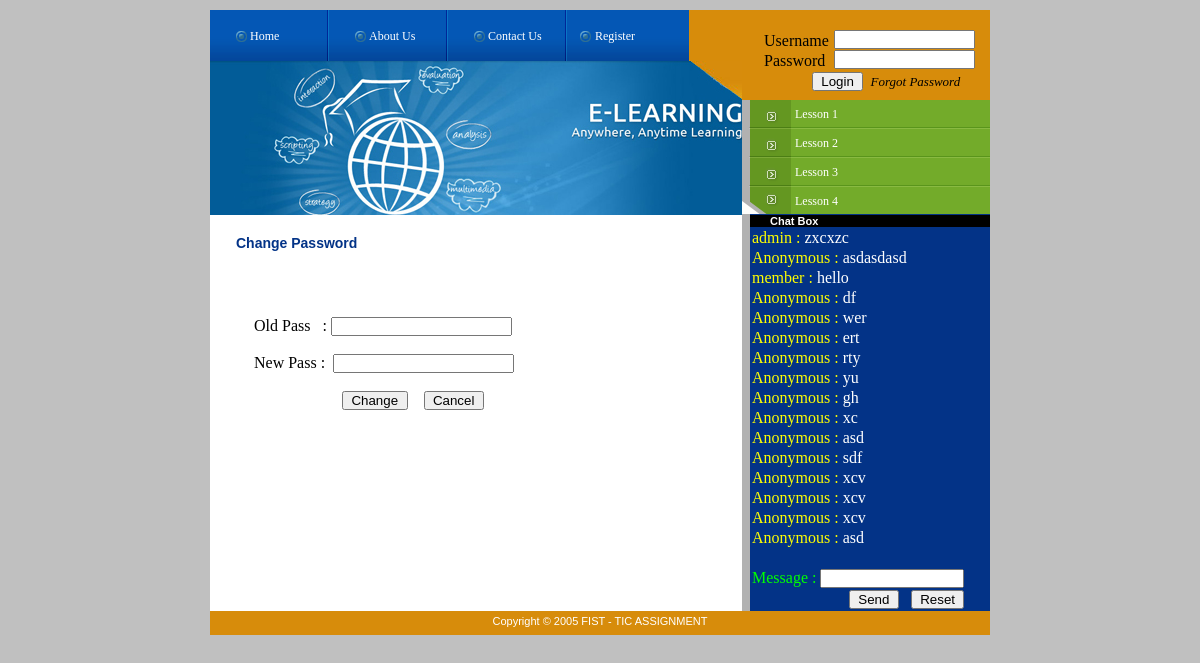
Screenshot of /change.php with the database file from the repository.
### tables this page shows
CREATE TABLE IF NOT EXISTS `chat` (
  `cid` int(11) NOT NULL AUTO_INCREMENT,
  `cname` text NOT NULL,
  `cdetail` text NOT NULL,
  PRIMARY KEY (`cid`)
);

### change.php (the view, shortened to what this page needs)
<!DOCTYPE html PUBLIC "-//W3C//DTD XHTML 1.0 Transitional//EN" "http://www.w3.org/TR/xhtml1/DTD/xhtml1-transitional.dtd">
<html xmlns="http://www.w3.org/1999/xhtml">
<head>
<link href="style.css" rel="stylesheet" type="text/css" />
</head>
<body>
<div id="central">
<div id="header"></div>
	<?php
		if(!isset($_SESSION["uid"]))
		{
			?>
				<ul id="navtop">
					<li><a id="nt1" href="index.php">Home</a></li>
					<li><a id="nt2" href="#">About Us</a></li>
					<li><a id="nt3" href="contactus.php">Contact Us</a></li>
					<li><a id="nt4" href="register.php">Register</a></li>
				</ul>
			<?php
		}
	?>
	<div id="searchspacer"></div>
	<div id="searchbox">
		<?php
		if(!isset($_SESSION["uid"]))
		{
		?>
		<form method="POST">
		<table>
			<tr>
				<td>
					Username
					<input  name="user" type="text" size="15" style="margin-left:70px;margin-top:-20px;"/>
				</td>
			</tr>
			<tr>
				<td>
					Password
					<input  name="pass" type="password" size="15" style="margin-left:70px;margin-top:-20px;"/>
				</td>
			</tr>
			<tr>
				<td align="center">
					<input type="submit" value="  Login  " name="btnLogin"> <a href="forgotpass.php" style="text-decoration:none;color:black;"><i><font size="2"> &nbsp;Forgot Password</font></i></a>
				</td>
			</tr>
		</table>
		</form>
			<?php
		}
		?>
	</div>
	<div id="imageheader"> </div>
	<ul id="navright">
		<li><a id="nr1" href="lesson1.php">Lesson 1</a></li>
		<li><a id="nr2" href="lesson2.php">Lesson 2</a></li>
		<li><a id="nr3" href="lesson3.php">Lesson 3</a></li>
		<li><a id="nr4" href="lesson4.php">Lesson 4</a></li>
	</ul>
<div id="contentbox">
	<div id="content">
		<h1>Change Password</h1>
		<form method="POST">
		<br /><br />&nbsp;&nbsp;&nbsp;&nbsp;&nbsp; Old Pass   &nbsp;&nbsp;: <input type="password" name="old" required>
		<br /><br />&nbsp;&nbsp;&nbsp;&nbsp;&nbsp; New Pass :  &nbsp;<input type="password" name="new" required>
		<br /><br />&nbsp;&nbsp;&nbsp;&nbsp;&nbsp;&nbsp;&nbsp;&nbsp;&nbsp;&nbsp;&nbsp;&nbsp;&nbsp;&nbsp;&nbsp;&nbsp;&nbsp;&nbsp;&nbsp;&nbsp;
		<input type="submit" name="changeBtn" value="  Change  "> &nbsp;&nbsp; <a href="myprofile.php"><input type="button" name="cancelBtn" value="  Cancel  "></a>
		</form>
	</div>
    <div id="news">
		<h4>Chat Box</h4>
		<table>
			<?php
				$zs = mysql_query("select * from chat order by cid DESC limit 16");
				while($ww = mysql_fetch_assoc($zs))
				{
					?>
						<tr>
							<td><font color="yellow"><?php echo $ww["cname"];?> : </font><font color="white"><?php echo $ww["cdetail"];?></font></td>
						</tr>
					<?php
				}
			?>
		</table>
		<br />
		<table >
			<form method="POST">
			<tr>
				<td><font color="lime">Message : </font><input type="text" name="msg" style="width:140px;"></td>
			</tr>
			<tr align="right">
				<td><input type="submit" value="  Send  " name="postBtn"> &nbsp; <input type="reset" value="  Reset  "></td>
			</tr>
			</form>
		</table>
	</div>
	<div id="footer">
		<p>Copyright &copy; 2005 FIST - TIC ASSIGNMENT</p>
	</div>
</div>
</div>
</body>
</html>

### style.css (style rules this page uses)
* { margin:0px;padding:0px;top:0px;left:0px; }
body { text-align: center; background-color: #c0c0c0; }
#central { margin-right: auto; margin-left: auto; margin-top: 10px; position: relative; width: 780px; text-align: left; background:#fff url(images/newsbackground.gif) repeat-y right top; }
#header { height: 205px; width: 780px; }
#searchspacer { background-color: #d78c0b; left: 479px; height: 51px; width: 53px; position: absolute; }
#searchbox { background-color: #d78c0b; left: 532px; height: 90px; width: 248px; position: absolute; }
form { position: relative; left: 20px; top: 20px; }
#imageheader { background-image: url(images/headerz.jpg); background-repeat: no-repeat; top: 51px; position: absolute; height: 154px; width: 532px; }
#navtop { list-style-position: inside; list-style-image: none; list-style-type: none; position: absolute; height: 51px; width: 479px; }
#navtop a { height: 32px; text-decoration: none; font-size: 12px; font-style: normal; display: block; position: absolute; overflow: hidden; font-family: Georgia, "Times New Roman", Times, serif; padding-top: 19px; color: #FFFFFF; }
#nt1 ,#nt2 ,#nt3 { padding-left: 40px; width: 79px; background-image: url(images/navtop.gif); }
#nt2 { left: 119px; }
#nt3 { left: 238px; }
#nt4 { left: 357px; width: 94px; padding-left: 28px; background-image: url(images/navtopend.gif); }
#navright { position: absolute; height: 114px; width: 248px; left: 532px; top: 90px; background-color: #000000; list-style-position: inside; list-style-image: none; list-style-type: none; }
#navright li { text-indent: 0px; background-color: #FF0000; list-style-position: inside; list-style-image: none; list-style-type: none; display: block; }
#navright a { background-repeat: no-repeat; display: block; height: 26px; width: 195px; position: absolute; padding-left: 53px; padding-top: 7px; font-family: "Times New Roman", Times, serif; font-size: 12px; font-style: normal; line-height: normal; font-weight: normal; color: #FFFFFF; text-decoration: none; }
#nr1 ,#nr2 ,#nr3 { background-image: url(images/navright.gif); }
#nr2 { top: 29px; }
#nr3 { top: 58px; }
#nr4 { top: 87px; background-image: url(images/navrightend.gif); }
#contentbox { background:transparent; }
#content { width: 532px; background:transparent; float:left; }
#content h1 { margin: 20px 0px 10px 26px; width: 430px; font-family: Verdana, Arial, Helvetica, sans-serif; font-size: 14px; font-weight: bold; color: #033387; }
#content a { color: #666666; }
#news { background:transparent; width: 240px; float:right; padding-left: 8px; }
#news h4 { color: #FFF; font-family: Verdana, Arial, Helvetica, sans-serif; font-size: 11px; font-weight: bold; background-color: #000000; padding-left: 20px; }
#footer { background-color: #d78c0b; font-family: Verdana, Arial, Helvetica, sans-serif; font-size: 11px; color: #FFFFFF; height: 20px; width: 780px; clear: both; text-decoration: none; text-align: center; padding-top:4px; }

### rows the page displays
chat: cname "admin", cdetail "zxcxzc"
chat: cname "Anonymous", cdetail "asdasdasd"
chat: cname "member", cdetail "hello"
chat: cname "Anonymous", cdetail "df"
chat: cname "Anonymous", cdetail "wer"
chat: cname "Anonymous", cdetail "ert"
chat: cname "Anonymous", cdetail "rty"
chat: cname "Anonymous", cdetail "yu"
chat: cname "Anonymous", cdetail "gh"
chat: cname "Anonymous", cdetail "xc"
chat: cname "Anonymous", cdetail "asd"
chat: cname "Anonymous", cdetail "sdf"
chat: cname "Anonymous", cdetail "xcv"
chat: cname "Anonymous", cdetail "xcv"
chat: cname "Anonymous", cdetail "xcv"
chat: cname "Anonymous", cdetail "asd"
